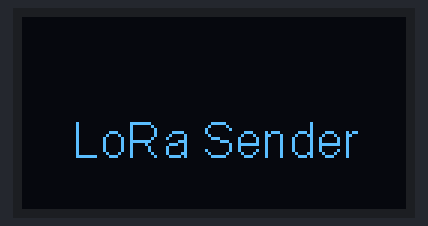
Recording of a sketch running on a simulated ESP32. On the bench: 128×64 one-colour display. WiFi joins after 1.5 s; servers stay silent unless stated; no radio packets arrive unless stated; what the sketch prints to the serial monitor is not drawn.

Above: at 0.1 s.
At 3.6 s:
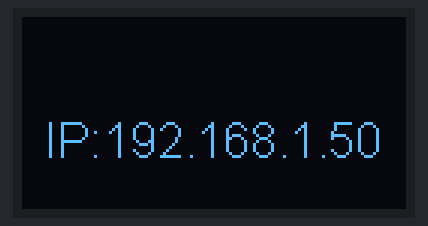
At 5.6 s:
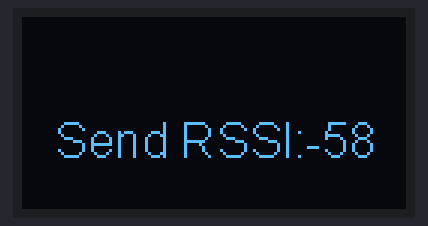

Measured:
- what the display in image 1 shows lasts 2.1 s, from 3.5 s to 5.6 s

The sketch:

scetch1.6.ino
```cpp
#include <SPI.h>
#include <LoRa.h>
#include "board_def.h"
#include <WiFi.h>
#include <SD.h>

OLED_CLASS_OBJ display(OLED_ADDRESS, OLED_SDA, OLED_SCL);

#define WIFI_SSID       "NewHouse"
#define WIFI_PASSWORD   "01012021"

void setup()
{
    Serial.begin(115200);
    while (!Serial);

    if (OLED_RST > 0) {
        pinMode(OLED_RST, OUTPUT);
        digitalWrite(OLED_RST, HIGH);
        delay(100);
        digitalWrite(OLED_RST, LOW);
        delay(100);
        digitalWrite(OLED_RST, HIGH);
    }

    display.init();
    display.flipScreenVertically();
    display.clear();
    display.setFont(ArialMT_Plain_16);
    display.setTextAlignment(TEXT_ALIGN_CENTER);
    display.drawString(display.getWidth() / 2, display.getHeight() / 2, LORA_SENDER ? "LoRa Sender" : "LoRa Receiver");
    display.display();
    delay(2000);

    WiFi.begin(WIFI_SSID, WIFI_PASSWORD);
    if (WiFi.waitForConnectResult() != WL_CONNECTED) {
        display.clear();
        Serial.println("WiFi Connect Fail");
        display.drawString(display.getWidth() / 2, display.getHeight() / 2, "WiFi Connect Fail");
        display.display();
        delay(2000);
        esp_restart();
    }
    Serial.print("Connected : ");
    Serial.println(WiFi.SSID());
    Serial.print("IP:");
    Serial.println(WiFi.localIP().toString());
    display.clear();
    display.drawString(display.getWidth() / 2, display.getHeight() / 2, "IP:" + WiFi.localIP().toString());
    display.display();
    delay(2000);

    SPI.begin(CONFIG_CLK, CONFIG_MISO, CONFIG_MOSI, CONFIG_NSS);
    LoRa.setPins(CONFIG_NSS, CONFIG_RST, CONFIG_DIO0);
    if (!LoRa.begin(BAND)) {
        Serial.println("Starting LoRa failed!");
        while (1);
    }
    if (!LORA_SENDER) {
        display.clear();
        display.drawString(display.getWidth() / 2, display.getHeight() / 2, "LoraRecv Ready");
        display.display();
    }
}

int count = 0;

void loop()
{
#if LORA_SENDER
    int32_t rssi;
    if (WiFi.status() == WL_CONNECTED) {
        rssi = WiFi.RSSI();
        display.clear();
        display.setTextAlignment(TEXT_ALIGN_CENTER);
        display.drawString(display.getWidth() / 2, display.getHeight() / 2, "Send RSSI:" + String(rssi));
        display.display();
        LoRa.beginPacket();
        LoRa.print("WiFi RSSI: ");
        LoRa.print(rssi);
        LoRa.endPacket();
    } else {
        Serial.println("WiFi Connect lost ...");
    }
    delay(2500);
#else
    if (LoRa.parsePacket()) {
        String recv = "";
        while (LoRa.available()) {
            recv += (char)LoRa.read();
        }
        count++;
        display.clear();
        display.drawString(display.getWidth() / 2, display.getHeight() / 2, recv);
        String info = "[" + String(count) + "]" + "RSSI " + String(LoRa.packetRssi());
        display.drawString(display.getWidth() / 2, display.getHeight() / 2 - 16, info);
        display.display();
    }
#endif
}
```

board_def.h
```cpp
#include <Arduino.h>

#define LORA_SENDER 1   // 1=передатчик 0=приёмник

// выбор платы LORA_V1_6_OLED
#include <Wire.h>
#include "SSD1306Wire.h"
#define OLED_CLASS_OBJ  SSD1306Wire
#define OLED_ADDRESS    0x3C
#define OLED_SDA    21
#define OLED_SCL    22
#define OLED_RST    -1  // -1 нет вывода

#define CONFIG_MOSI 27
#define CONFIG_MISO 19
#define CONFIG_CLK  5
#define CONFIG_NSS  18
#define CONFIG_RST  23
#define CONFIG_DIO0 26

#define SDCARD_MOSI -1 // 15 временно отключил карту памяти
#define SDCARD_MISO -1 // 2
#define SDCARD_SCLK -1 // 14
#define SDCARD_CS   -1 // 13

#define BAND 868E6     // lora frequency = 868 МГц
```
